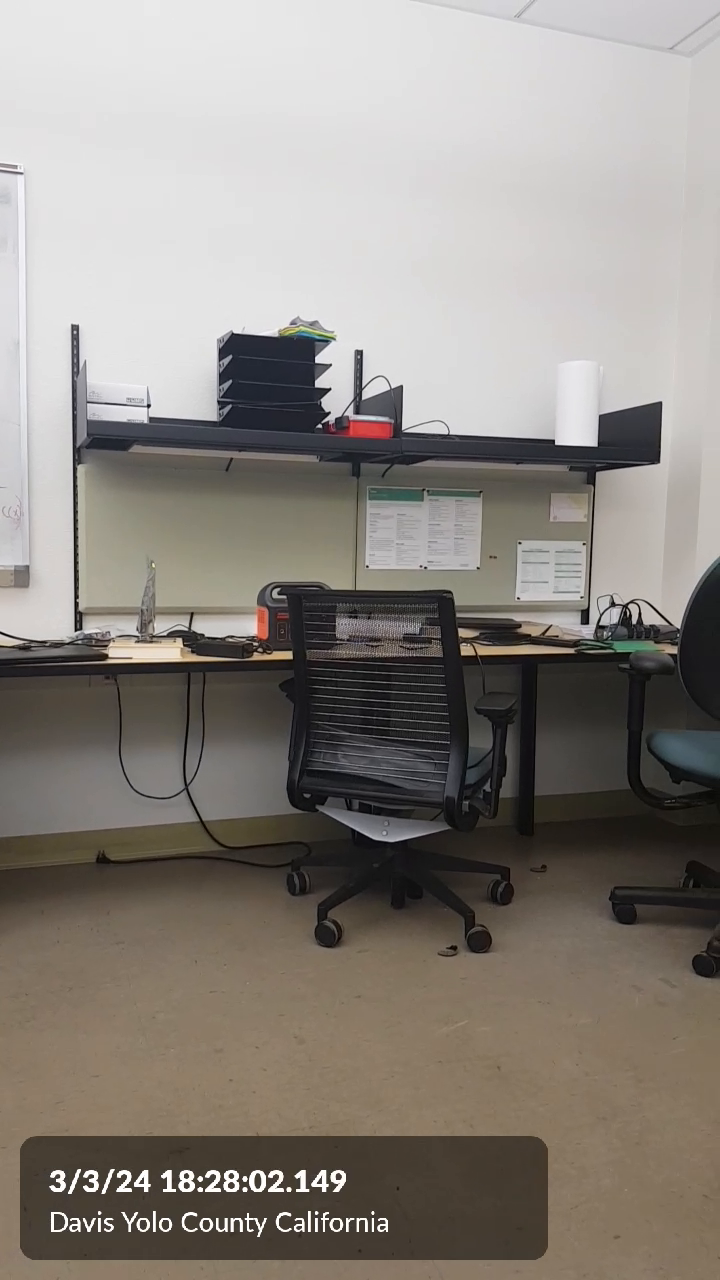
#> input picture frame 12 of data/stamp_20240303_182801.mp4, 720 x 1280 px, given in place of TimeVideo_20240314_123607.mp4, which was not available
$ python code-from-demo.py
#> lines starting #> are read from the running program, lines starting #| are printed output that depends on the picture
import cv2
import pytesseract
import re
import os
from tqdm import tqdm


path = "/Users/js/Documents/GitHub/extract_video_timestamp/data/video/"
save_frame_path = "../results/raw_frames/"
save_timestamp_path = "../results/raw_timestamps/"
save_GPS_path = "../results/raw_gps/"


os.chdir(path)

tp_file = open(save_timestamp_path+"timestamps.txt", 'a+')
gps_file = open(save_GPS_path+"gps.txt", 'a+')

# video = "TimeVideo_20240307_113053.mp4"
video = "TimeVideo_20240314_123607.mp4"
# video = "TimeVideo_20240314_123607_10sec.mp4"
cap = cv2.VideoCapture(video)
fps = round(cap.get(cv2.CAP_PROP_FPS))
print('fps:', fps)
frame_num = 0

progress_bar = iter(tqdm(range(int(cap.get(cv2.CAP_PROP_FRAME_COUNT)))))

NTH_SECONDS = 1
idx = 0
while cap.isOpened():
  next(progress_bar)
  frame_exists, frame = cap.read()
#> frame is the input picture: shape (1280, 720, 3); mean B, G, R 128, 134.5, 140.2
  frame_num += 1

  # [10 lines of commented-out code are left out]
  if frame_exists:
    # secs = round(cap.get(cv2.CAP_PROP_POS_MSEC) / 1000)
    secs = (cap.get(cv2.CAP_PROP_POS_MSEC) / 1000)
    # print("Frame {} @ {}s".format(frame_num, secs))
    # hard code the area of timestamp
    # (0,0) is at top left corner,
    # x-direction: left to right
    # y-direction: top to bottom
    # x, w, y, h = 0, 725, 1130, 100
    x, w, y, h = 0, 725, 975, 1000
    timestamp_crop = frame[y: y + h, x: x + w]
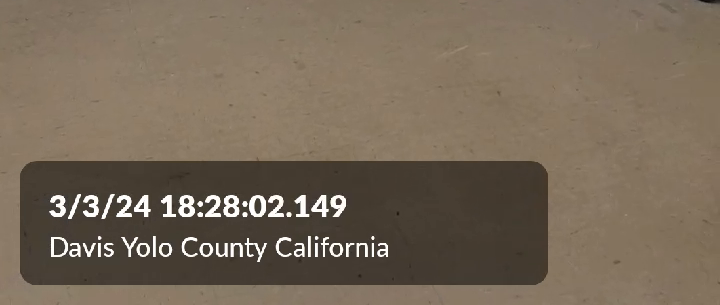
#> timestamp_crop: shape (305, 720, 3); mean B, G, R 88.8, 105.8, 120
    # cv2.imshow('timestamp', timestamp_crop)
    # cv2.imshow('original', frame)
    cv2.imwrite(save_frame_path+'raw'+str(idx)+'.png', frame)
    if cv2.waitKey(1) & 0xFF == ord('q'):
#> (key q is pressed here)
      break
    #
    # timestamp_grey = cv2.cvtColor(timestamp_crop, cv2.COLOR_BGR2GRAY)
    # _, timestamp_thresh = cv2.threshold( \
    #   timestamp_grey, 127, 255, cv2.THRESH_BINARY)
    # cv2.imshow('thresholded timestamp', timestamp_thresh)
    #
    candidate_str = pytesseract.image_to_string(timestamp_crop,
                                                config='--psm 6 -c tessedit_char_whitelist="NW0123456789/.: "')
        # config='--psm 7 outputbase digits')
    # print('raw candidate_str:', candidate_str)
    raw_timestamp = candidate_str.split("\n")[0]
    raw_location = candidate_str.split("\n")[1]
    # print('raw_timestamp:', raw_timestamp)
    # print('raw_location:', raw_location)
    tp_file.write(raw_timestamp+"\n")
    gps_file.write(raw_location+"\n")
    # no frames left in video
  else:
    break
  idx+=1


cap.release()
cv2.destroyAllWindows()
tp_file.close()
gps_file.close()

$ run again, starting later in the video
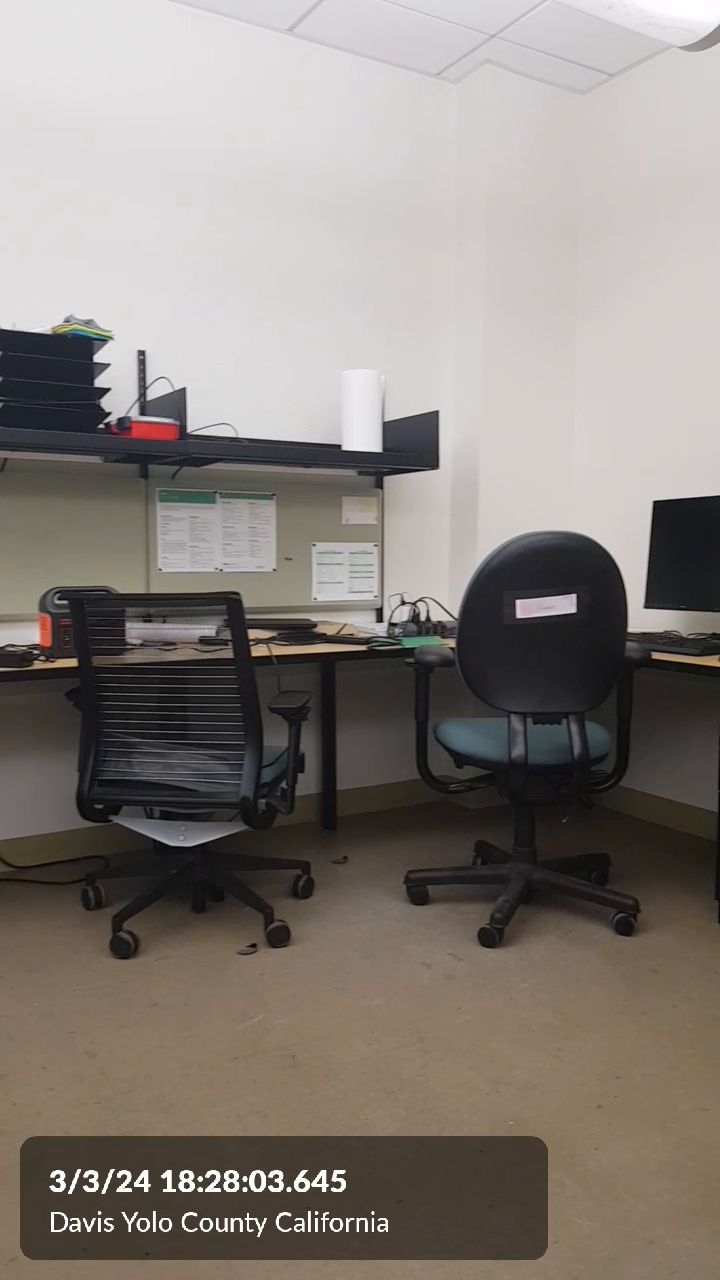
#> input picture frame 55 of data/stamp_20240303_182801.mp4, 720 x 1280 px, given in place of TimeVideo_20240314_123607.mp4, which was not available
#> frame is the input picture: shape (1280, 720, 3); mean B, G, R 122.4, 128.3, 135.1
#> `timestamp_crop = frame[y: y + h, x: x + w]`:
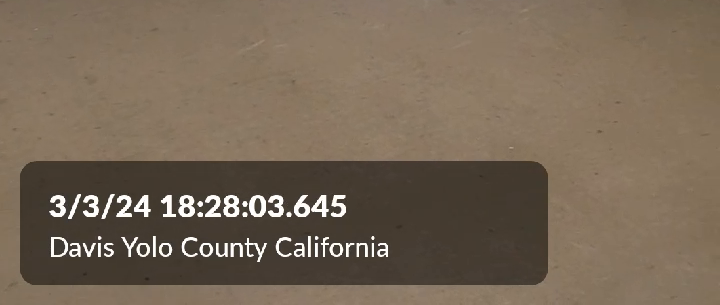
#> timestamp_crop: shape (305, 720, 3); mean B, G, R 86.6, 104.1, 119.7

$ run again, starting later in the video
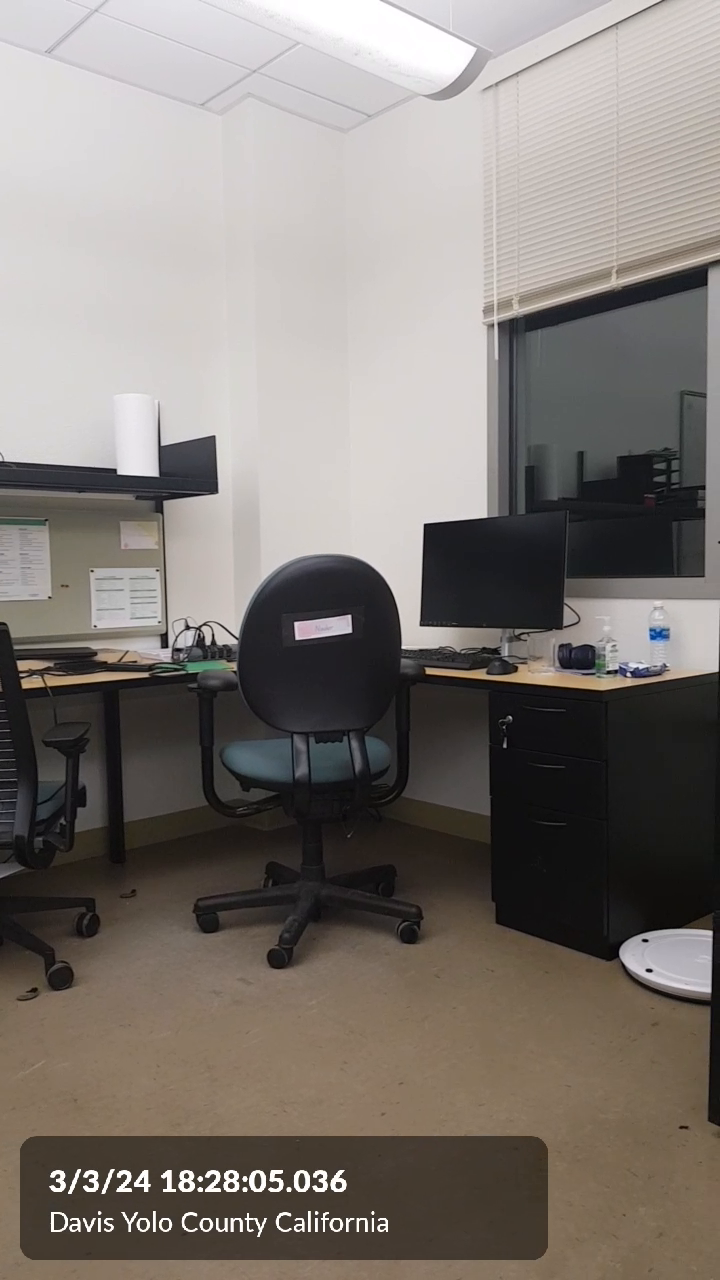
#> input picture frame 99 of data/stamp_20240303_182801.mp4, 720 x 1280 px, given in place of TimeVideo_20240314_123607.mp4, which was not available
#> frame is the input picture: shape (1280, 720, 3); mean B, G, R 116.5, 121.8, 128.3
#> `timestamp_crop = frame[y: y + h, x: x + w]`:
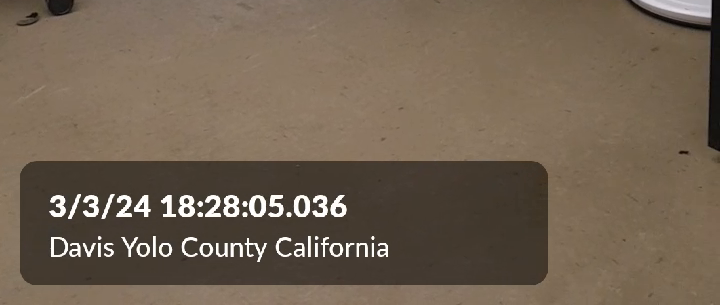
#> timestamp_crop: shape (305, 720, 3); mean B, G, R 81.7, 98.4, 113.7
